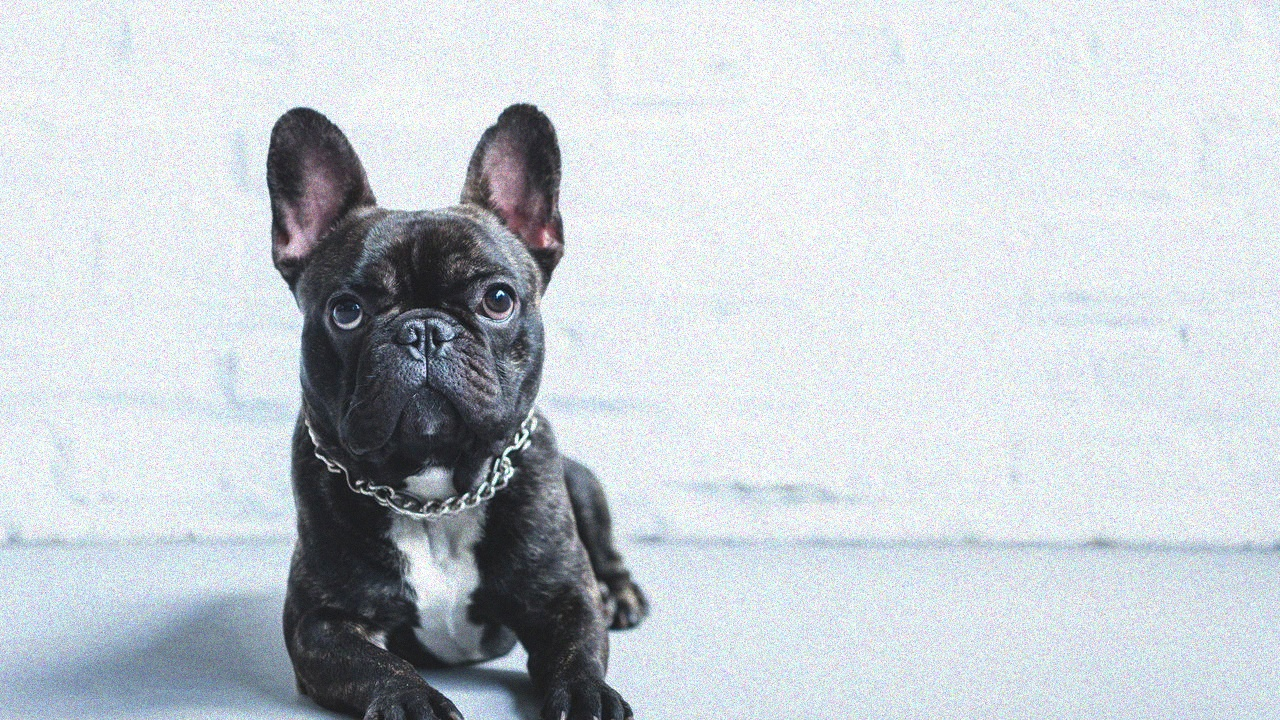
#> input picture images/dog.jpg, 1280 x 720 px
$ jupyter execute pipeline_visao.ipynb
#> lines starting #> are read from the running program, lines starting #| are printed output that depends on the picture; after the words box and inside, x2 and y2 are one past the last pixel; in counts of white or black regions, pixels touching at a corner belong together
# Visualização Inicial da imagem

Esta etapa realiza a importação das bibliotecas necessárias para o desenvolvimento do projeto. A biblioteca cv2 é utilizada exclusivamente para o carregamento das imagens, conforme permitido pelos requisitos da atividade. O NumPy é responsável pelas operações matriciais e manipulação dos pixels da imagem, sendo a principal ferramenta para implementação manual dos algoritmos de visão computacional. O Matplotlib é utilizado para visualização das imagens processadas em cada etapa do pipeline. A biblioteca os auxilia no gerenciamento de arquivos e caminhos do projeto, enquanto deque, da coleção collections, será utilizada em estruturas de fila para percursos e algoritmos de rastreamento de contorno, como BFS ou DFS.

[cell 1]
import cv2
import numpy as np
import matplotlib.pyplot as plt
import os
from collections import deque

Nesta etapa, foi criada a estrutura responsável pelo carregamento e armazenamento das imagens do projeto. O diretório results é utilizado para salvar automaticamente os resultados gerados em cada etapa do processamento.

A função save_result() padroniza o salvamento e a exibição das imagens processadas, facilitando a visualização e documentação dos resultados obtidos.

Já a função load_image() realiza o carregamento da imagem utilizando cv2.imread(), conforme permitido pela atividade. Como o OpenCV utiliza o formato BGR, a imagem é convertida manualmente para RGB, garantindo a exibição correta no Matplotlib e compatibilidade com as próximas etapas do pipeline.

[cell 2]
RESULTS_DIR = 'results'
os.makedirs(RESULTS_DIR, exist_ok=True)

# Salva resultados e exibe no notebook
def save_result(filename: str) -> None:
    plt.savefig(os.path.join(RESULTS_DIR, filename), dpi=120, bbox_inches='tight')
    plt.show()
    print(f'  [salvo] results/{filename}')

# Carrega a imagem
def load_image(filepath: str) -> np.ndarray:
#> called with filepath = 'images/dog.jpg'
    img_bgr = cv2.imread(filepath)
#> img_bgr is the input picture: shape (720, 1280, 3); mean B, G, R 210, 204.3, 197.7
    if img_bgr is None:
        raise FileNotFoundError(f'Imagem nao encontrada: {filepath}')
    img_rgb = img_bgr[:, :, ::-1].copy()
    return img_rgb

img = load_image('images/dog.jpg')

Nesta etapa, foi realizada a visualização da imagem original e de seus canais de cor RGB separadamente. A decomposição dos canais vermelho (R), verde (G) e azul (B) permite analisar como cada componente contribui para a formação da imagem original.

Essa visualização é importante para compreender a distribuição das intensidades de cor antes do pré-processamento, além de auxiliar na validação do carregamento correto da imagem e na preparação para a conversão em escala de cinza.

[cell 3]
# Visualização da imagem original e seus canais RGB
fig, axes = plt.subplots(1, 4, figsize=(18, 4))
fig.suptitle('Imagem Original', fontsize=13, fontweight='bold')
axes[0].imshow(img);                        axes[0].set_title('RGB Original');  axes[0].axis('off')
axes[1].imshow(img[:,:,0], cmap='Reds');    axes[1].set_title('Canal R');       axes[1].axis('off')
axes[2].imshow(img[:,:,1], cmap='Greens');  axes[2].set_title('Canal G');       axes[2].axis('off')
axes[3].imshow(img[:,:,2], cmap='Blues');   axes[3].set_title('Canal B');       axes[3].axis('off')
plt.tight_layout()
save_result('imagem_original.png')
#> in save_result, `plt.savefig(os.path.join(RESULTS_DIR, filename), dpi=120, bbox_inches=..`:
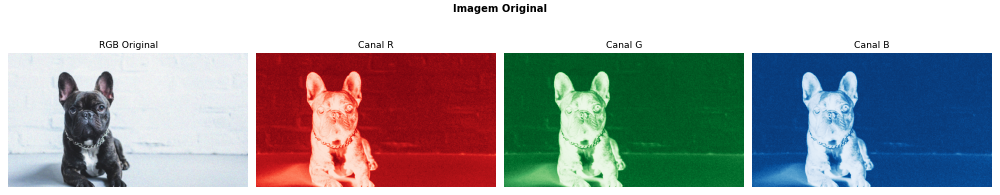
#> figure drawn by matplotlib, 4 panels

# Escala de cinza

Nesta etapa, foi implementada a conversão manual da imagem RGB para escala de cinza. O processo utiliza a fórmula de luminância ponderada, que atribui diferentes pesos aos canais vermelho, verde e azul de acordo com a percepção visual humana.

A conversão para grayscale reduz a complexidade da imagem, transformando-a em uma matriz bidimensional de intensidades, o que facilita as próximas etapas de processamento e detecção de bordas.

[cell 4]
# Aplica a fórmula da luminância para converter a imagem para escala de cinza
def to_grayscale(img: np.ndarray) -> np.ndarray:
    R = img[:, :, 0].astype(np.float64)
    G = img[:, :, 1].astype(np.float64)
    B = img[:, :, 2].astype(np.float64)
    gray = 0.299 * R + 0.587 * G + 0.114 * B
    return np.clip(np.round(gray), 0, 255).astype(np.uint8)

gray = to_grayscale(img)

Nesta etapa, a imagem é convertida para escala de cinza utilizando a função implementada anteriormente. Em seguida, são exibidas informações como dimensões da matriz, tipo de dado e estatísticas básicas de intensidade dos pixels.

Essas verificações auxiliam na validação do processamento realizado e garantem que a imagem esteja adequada para as próximas etapas do pipeline.

[cell 5]
fig, axes = plt.subplots(1, 3, figsize=(16, 4))
fig.suptitle('Escala de Cinza', fontsize=13, fontweight='bold')

axes[0].imshow(img);                 axes[0].set_title('Original RGB'); axes[0].axis('off')
axes[1].imshow(gray, cmap='gray');   axes[1].set_title('Escala de Cinza'); axes[1].axis('off')

axes[2].hist(gray.ravel(), bins=256, range=(0,255), color='dimgray', edgecolor='none')
axes[2].set_title('Histograma de Intensidades')
axes[2].set_xlabel('Intensidade (0=preto -> 255=branco)')
axes[2].set_ylabel('N de pixels')
axes[2].axvline(gray.mean(), color='red', linestyle='--', linewidth=1.2, label=f'media = {gray.mean():.1f}')
axes[2].legend()
plt.tight_layout()
save_result('escala_de_cinza.png')
#> call 2 of save_result, with filename = 'escala_de_cinza.png'
#> in save_result (call 2), `plt.savefig(os.path.join(RESULTS_DIR, filename), dpi=120, bbox_inches=..`:
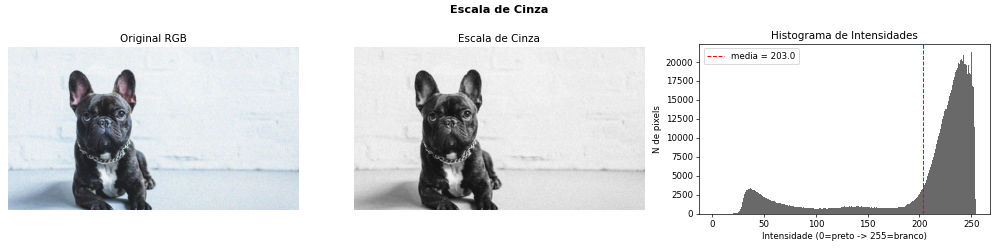
#> figure drawn by matplotlib, 3 panels; panel 3: tallest bar 21317 high, from x = 250 to 251

# Filtro Gaussiano

Nesta etapa, foi implementado manualmente o processo de suavização da imagem utilizando o filtro gaussiano. A função `make_gaussian_kernel()` gera um kernel normalizado, garantindo que a intensidade m?dia da imagem seja preservada após a convolução.

A escolha de `size=5` e `sigma=1.0` foi feita para equilibrar dois objetivos: reduzir ruído local que atrapalha a detecãoo de bordas e, ao mesmo tempo, preservar estruturas importantes do contorno do cachorro. Kernels maiores ou sigma mais alto aumentam a suavização, mas tendem a apagar detalhes finos (como focinho e olhos).

Essa suavização antes do Sobel é importante porque o operador de gradiente é sensível a variações bruscas de intensidade, incluindo ruído. Portanto, aplicar o gaussiano antes reduz falsas bordas e melhora a estabilidade do mapa de gradientes.

[cell 6]
# Cria a matriz do kernel gaussiano
def make_gaussian_kernel(size: int = 5, sigma: float = 1.0) -> np.ndarray:
    half = size // 2
    coords = np.arange(-half, half + 1, dtype=np.float64)
    x, y = np.meshgrid(coords, coords)
    kernel = np.exp(-(x**2 + y**2) / (2 * sigma**2))
    return kernel / kernel.sum()

# Convolução manual utilizando o kernel
def convolve2d(img: np.ndarray, kernel: np.ndarray) -> np.ndarray:
    H, W = img.shape
    kH, kW = kernel.shape
    pad_h, pad_w = kH // 2, kW // 2
    img_padded = np.zeros((H + 2*pad_h, W + 2*pad_w), dtype=np.float64)
    img_padded[pad_h:pad_h+H, pad_w:pad_w+W] = img
    output = np.zeros((H, W), dtype=np.float64)
    for i in range(H):
        for j in range(W):
            output[i, j] = np.sum(img_padded[i:i+kH, j:j+kW] * kernel)
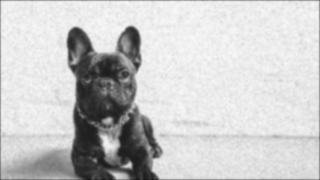
#> output: shape (180, 320) float64; min 22.68, max 249, mean 201.8
    return output

# Aplica o filtro gaussiano à imagem em escala de cinza
def gaussian_blur(gray: np.ndarray, size: int = 5, sigma: float = 1.0) -> np.ndarray:
    kernel = make_gaussian_kernel(size, sigma)
    blurred = convolve2d(gray.astype(np.float64), kernel)
    return np.clip(np.round(blurred), 0, 255).astype(np.uint8)
#> returned value: shape (180, 320)

Nesta etapa, a imagem em escala de cinza é reduzida por amostragem com salto (`scale=4`) para criar uma vers?o de baixa resolução usada apenas para inspeção visual rápida e testes exploratórios de par?metros.

A motivação é acelerar iterações de análise sem alterar a lógica principal da pipeline. Como o downsampling reduz detalhe espacial e pode deslocar bordas finas, ele não é adotado como base da saída final de contornos exportada para o turtlesim.

[cell 7]
scale = 4
small = gray[::scale, ::scale]
blurred = gaussian_blur(small, size=5, sigma=1.0)

Nesta visualização, o objetivo é comparar o efeito do filtro gaussiano na versão reduzida da imagem para observar rapidamente o comportamento de suavização antes da etapa de gradiente.

Essa comparação ajuda a validar o trade-off ruído vs. preservação de forma: menos ruído facilita o Sobel, mas excesso de suavização reduz detalhes. A configuração escolhida foi mantida por apresentar bom equilíbrio na forma geral do cachorro.

[cell 8]
# Visualização do resultado do filtro gaussiano
fig, axes = plt.subplots(1, 3, figsize=(16, 4))
fig.suptitle('Filtro Gaussiano (convolucao manual)', fontsize=13, fontweight='bold')
axes[0].imshow(small,    cmap='gray'); axes[0].set_title('Escala de Cinza (entrada)'); axes[0].axis('off')
axes[1].imshow(blurred,  cmap='gray'); axes[1].set_title('Após Filtro Gaussiano'); axes[1].axis('off')
diff = np.abs(small.astype(np.int16) - blurred.astype(np.int16)).astype(np.uint8)
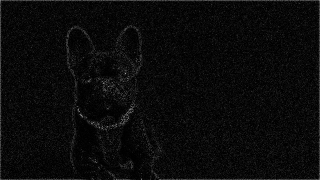
#> diff: shape (180, 320); min 0, max 161, mean 10.6
axes[2].imshow(diff, cmap='hot');      axes[2].set_title('Diferenca (ruido removido)'); axes[2].axis('off')
plt.tight_layout()
save_result('gaussian_blur.png')

# Detecção de bordas

Nesta etapa, foi implementado manualmente o detector de bordas de Sobel. O método foi escolhido por ser simples, interpretável e adequado para extrair mudanças locais de intensidade sem uso de fun??es prontas de vis?o computacional.

Os kernels `Gx` e `Gy` estimam o gradiente horizontal e vertical. Em seguida, a magnitude `sqrt(Gx^2 + Gy^2)` combina as duas direções e fornece uma medida única de força de borda por pixel.

Após normalização da magnitude, é aplicado um limiar binário para separar bordas relevantes de variações fracas. Esse passo é necessário para transformar o mapa de gradientes em uma máscara de bordas utilizável nas etapas de conectividade e rastreamento.

[cell 9]
# Aplica o operador Sobel para detectar bordas
def sobel_edges(blurred: np.ndarray, threshold: int = 30) -> tuple:
#> called with threshold = 39
    kernel_x = np.array([[-1, 0, 1], [-2, 0, 2], [-1, 0, 1]], dtype=np.float64)
    kernel_y = np.array([[-1,-2,-1], [ 0, 0, 0], [ 1, 2, 1]], dtype=np.float64)

    img_f = blurred.astype(np.float64)
    Gx = convolve2d(img_f, kernel_x)
#> after the loop in convolve2d (call 2), `for i in range(H):`:
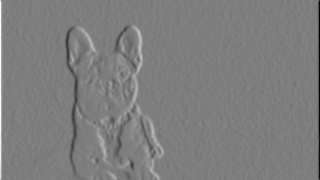
#> output: shape (180, 320) float64; min -908, max 922, mean 0; drawn with min black and max white
    Gy = convolve2d(img_f, kernel_y)
#> after the loop in convolve2d (call 3), `for i in range(H):`:
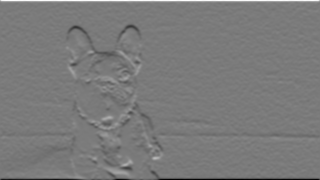
#> output: shape (180, 320) float64; min -871, max 933, mean -0.9; drawn with min black and max white

    magnitude = np.sqrt(Gx**2 + Gy**2)
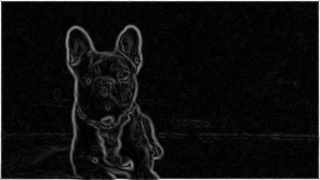
#> magnitude: shape (180, 320) float64; min 0, max 933, mean 57.2; drawn with min black and max white
    magnitude_norm = magnitude / magnitude.max() * 255
    edges = (magnitude_norm > threshold).astype(np.uint8) * 255
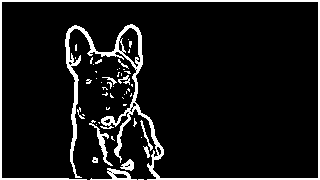
#> edges: shape (180, 320); 8.8% white; 49 white regions (38 under 20 px), largest, box (x1, y1, x2, y2) and area: (0, 0, 320, 180) 4036, (89, 120, 113, 166) 209, (90, 168, 137, 180) 186
    return edges, magnitude_norm

edges, magnitude = sobel_edges(blurred, threshold=39)

# Remove bordas artificiais da imagem
edges[:5, :] = 0
edges[-5:, :] = 0
edges[:, :5] = 0
edges[:, -5:] = 0
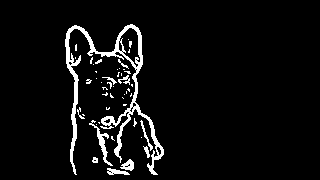
#> edges: shape (180, 320); 5.4% white; 48 white regions (37 under 20 px), largest, box (x1, y1, x2, y2) and area: (65, 24, 164, 175) 2169, (89, 120, 113, 166) 209, (120, 159, 134, 171) 97

n_bordas = (edges == 255).sum()
#> n_bordas = 3091

Nesta etapa, são apresentados os resultados da detecção de bordas com Sobel. A análise visual desses resultados foi usada para calibrar o limiar da binarização.

No pipeline final, foi adotado `threshold = 39` por ajuste empírico: limiares mais baixos preservavam mais detalhe, mas introduziam ruído e fragmentação; limiares mais altos limpavam o mapa, porém removiam partes importantes do contorno (especialmente detalhes internos).

Esse valor intermediário manteve a silhueta principal com boa continuidade e ainda preservou detalhes úteis para as etapas seguintes de contorno.

[cell 10]
# Visualização do resultado da detecção de bordas
fig, axes = plt.subplots(1, 4, figsize=(18, 4))
fig.suptitle('Deteccao de Bordas (Sobel)', fontsize=13, fontweight='bold')
axes[0].imshow(blurred,   cmap='gray'); axes[0].set_title('Entrada (blur)');      axes[0].axis('off')
axes[1].imshow(magnitude, cmap='hot');  axes[1].set_title('Magnitude Gradiente'); axes[1].axis('off')
axes[2].imshow(edges,     cmap='gray'); axes[2].set_title('Bordas (thresh=39)');  axes[2].axis('off')
e10, _ = sobel_edges(blurred, 10)
#> call 2 of sobel_edges, with threshold = 10
#> in sobel_edges (call 2), `edges = (magnitude_norm > threshold).astype(np.uint8) * 255`:
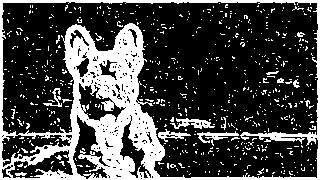
#> edges: shape (180, 320); 27.2% white; 661 white regions (648 under 20 px), largest, box (x1, y1, x2, y2) and area: (0, 0, 320, 180) 12593, (170, 118, 215, 129) 240, (197, 131, 239, 146) 215
e60, _ = sobel_edges(blurred, 60)
#> (the rest of the program and of its run is left out)
